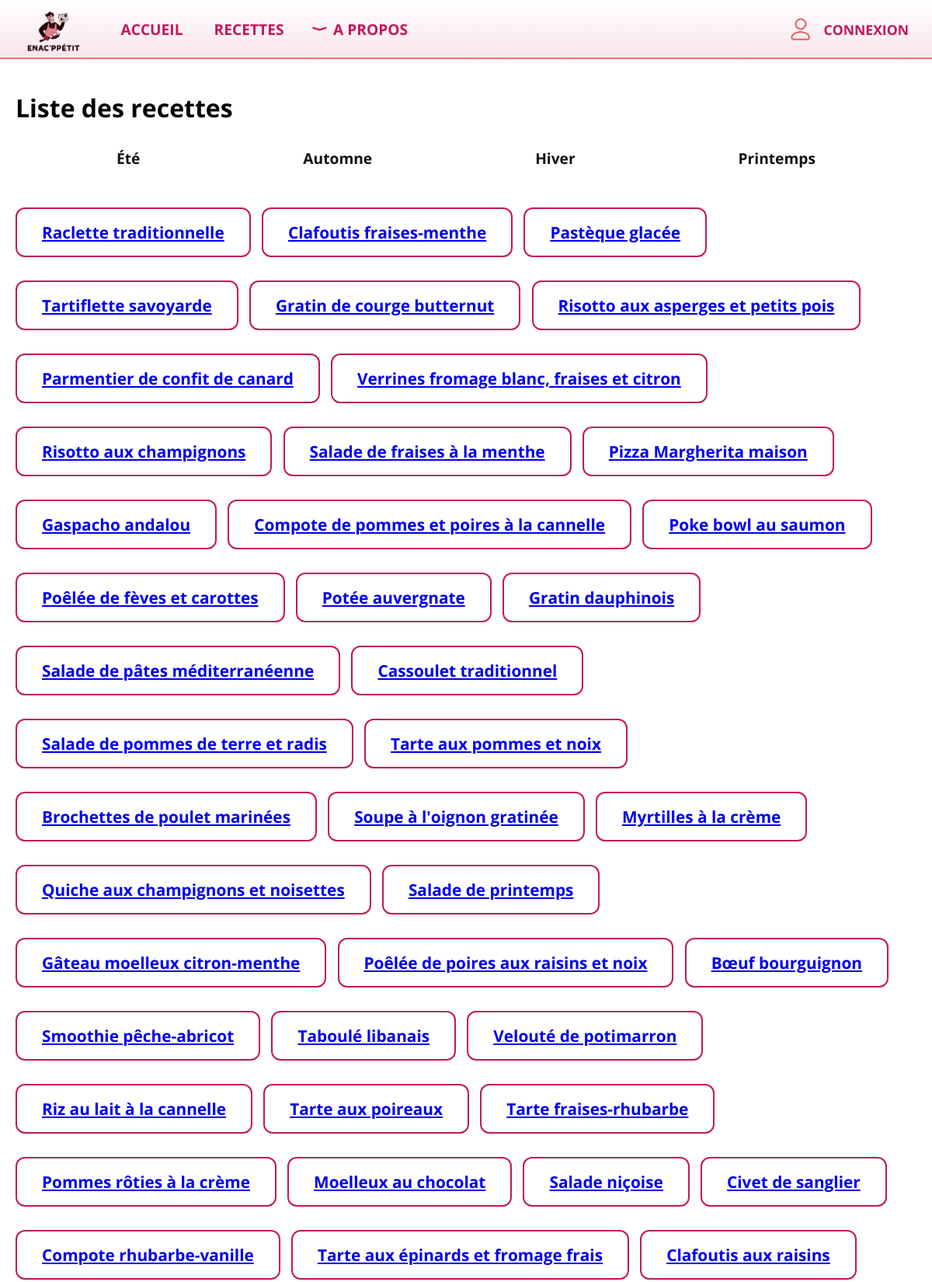
/recettes (upper part), run on the app's committed database.
### tables this page shows
CREATE TABLE Recette (
    Recette_id INTEGER PRIMARY KEY,
    Title TEXT,
    Preptime INTEGER,
    Cooktime INTEGER,
    Category TEXT,
    Saison TEXT,
    Description TEXT,
    Servings INTEGER,
    Image TEXT
);

### app.py (the view)
@app.route('/recettes') #route des recettes
def recettes():
    recipes = get_recipes()
    return render_template('recettes.html', recipes=recipes)

### app.py (called while the page is built)
def get_recipes(): #recette
    conn = sqlite3.connect('BDD.db')
    conn.row_factory = sqlite3.Row
    recipes = conn.execute('SELECT * FROM Recette').fetchall()
    conn.close()
    return recipes

### templates/recettes.html
{% extends "base.html" %}
{% block content %}
    <h1>Liste des recettes</h1>
    <div class="saisons-links">
        <a href="{{ url_for('ete') }}">Été</a>
        <a href="{{ url_for('automne') }}">Automne</a>
        <a href="{{ url_for('hiver') }}">Hiver</a>
        <a href="{{ url_for('printemps') }}">Printemps</a>
    </div>
   {% set noms_vus = [] %}
{% for recette in recipes %}
    {% if recette['title'] not in noms_vus %}
        <div class="encadre-nom-recette">
           <a href="{{ url_for('recette', recette_id=recette['Recette_id']) }}" class="lien-recette-nom">
    {{ recette['title'] }}
</a>
        </div>
        {% set _ = noms_vus.append(recette['title']) %}
    {% endif %}
{% endfor %}
{% endblock %}

### static/style.css (style rules this page uses)
body { overflow-x: hidden; background: #fff; margin: 0; padding: 0; font-family: 'Open Sans', Arial, sans-serif; }
html { box-sizing: border-box; width: 100vw; overflow-x: hidden; }
*, *::before, *::after { box-sizing: inherit; }
.saisons-links { display: flex; justify-content: space-between; width: 100%; max-width: 900px; margin: 30px auto; }
.saisons-links a { font-weight: bold; color: #111; text-decoration: none; font-size: 1.2em; }
.encadre-nom-recette { background: #fff; border: 2px solid #c2185b; border-radius: 12px; padding: 16px 32px; font-size: 1.3em; font-weight: bold; display: inline-block; margin: 20px 10px 10px 0; }

### data on the page
Recette: title "Raclette traditionnelle"
Recette: title "Clafoutis fraises-menthe"
Recette: title "Pastèque glacée"
Recette: title "Tartiflette savoyarde"
Recette: title "Gratin de courge butternut"
Recette: title "Risotto aux asperges et petits pois"
Recette: title "Parmentier de confit de canard"
Recette: title "Verrines fromage blanc, fraises et citron"
Recette: title "Risotto aux champignons"
Recette: title "Salade de fraises à la menthe"
Recette: title "Pizza Margherita maison"
Recette: title "Gaspacho andalou"
Recette: title "Compote de pommes et poires à la cannelle"
Recette: title "Poke bowl au saumon"
Recette: title "Poêlée de fèves et carottes"
Recette: title "Potée auvergnate"
Recette: title "Gratin dauphinois"
Recette: title "Salade de pâtes méditerranéenne"
Recette: title "Cassoulet traditionnel"
Recette: title "Salade de pommes de terre et radis"
Recette: title "Tarte aux pommes et noix"
Recette: title "Brochettes de poulet marinées"
Recette: title "Soupe à l'oignon gratinée"
Recette: title "Myrtilles à la crème"
Recette: title "Quiche aux champignons et noisettes"
Recette: title "Salade de printemps"
Recette: title "Gâteau moelleux citron-menthe"
Recette: title "Poêlée de poires aux raisins et noix"
Recette: title "Bœuf bourguignon"
Recette: title "Smoothie pêche-abricot"
Recette: title "Taboulé libanais"
Recette: title "Velouté de potimarron"
Recette: title "Riz au lait à la cannelle"
Recette: title "Tarte aux poireaux"
Recette: title "Tarte fraises-rhubarbe"
Recette: title "Pommes rôties à la crème"
Recette: title "Moelleux au chocolat"
Recette: title "Salade niçoise"
Recette: title "Civet de sanglier"
Recette: title "Compote rhubarbe-vanille"
Recette: title "Tarte aux épinards et fromage frais"
Recette: title "Clafoutis aux raisins"
